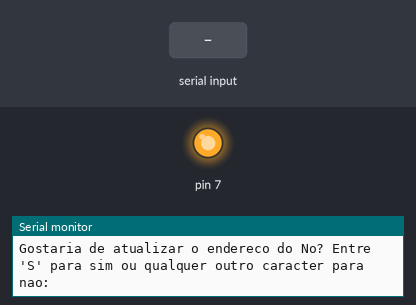
The sketch below on a simulated Arduino Uno, built with avr-gcc and run on an emulated ATmega328P. On the bench: output pins drawn as LEDs (lit = HIGH), the last lines printed to the serial monitor. The inputs (shaded band) are chosen by the test bench. EEPROM starts erased; no radio packets arrive unless stated; pins used as bus, display or sensor lines are not drawn.

Above: at 1.0 s.
1.1 s: "90,45,200\n" received over Serial
At 2.2 s:
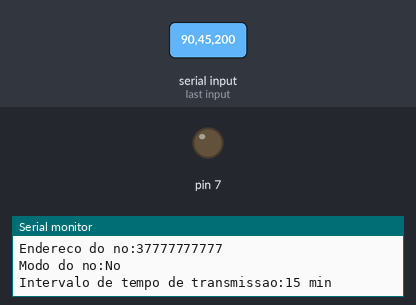
Timing chart, 0 to 4.1 s (numbered marks = the images above; inputs shaded):
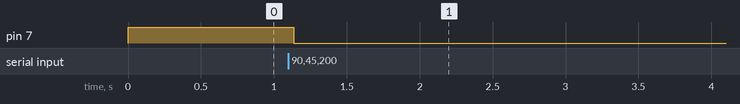

The sketch:

TCCn__DHTFinal.ino
```cpp
/*Este codigo funciona apenas para o sensor DHT11 com o sensor ligado na porta analogica A1 e esta configurado para transmitir suas leituras , para  utilizar com outros sensores será necessario alterar o codigo
 * e as funcionalidades do mesmo.
 * Codigo desenvolvido por Ivan Obeidi para o trabalho de conclusão de curso.
 */
#include <RF24Network.h>
#include <RF24.h>
#include <SPI.h>
#include <EEPROM.h>
#include <DHT.h> // inclui a biblioteca para trabalhar com sensores dht
#define DHTPIN A1 //<--- define o pino que esta  ligado o sensor
#define DHTTYPE DHT11 //<--- define qual DHT está ligado


DHT dht(DHTPIN, DHTTYPE); //<-- inicializa o objeto dht para comunicar com o sensor
RF24 radio(9,10); //Cria o objeto Radio para se comunicar e controlar o nRF24l01
RF24Network network(radio); // Cria o objeto da rede para usar o mesh

int endNo; //endereço do nó
const uint16_t rXNode= 00; // endereço do cordenador , sempre 00
bool timer = true; // Usado enquanto modo roreador para determinar o tempo do intervalo
byte Modo;        //variaveis para envio na rede
byte tipo;
byte sIntervalo;
float TempT;
float HumT;
unsigned long ultimoE;
unsigned long intervaloT;
unsigned long intervaloI;


//Estrutura usada para criar e determinar as informçaões a ser transmitidas
//pelo pacote.Lembrando que quanto mais informações mais chance de erro na recepção.
//kept simple.
struct payload_t
{
  int nNo; //<- armazena o numero do nó
  byte Interval; //<- armazena o info1o de trasnmissão
  byte mmodo;//<- armazena o modo de trabalho do nó
  byte Tipo;// <- Armazena o tipo do sensor
  float info1; //<- armazena  a informação 1 do nó
  float info2; // <- armazena a informação 2 do nó
  };

void setup() {
  tipo = 01;
  pinMode(8, INPUT_PULLUP);
  pinMode(7,OUTPUT);
  ConfigurarNo();
  SPI.begin();//Inicia comunicação SPI
  radio.begin(); //inicia a comunicação de radio com o modulo
  dht.begin(); //inicializa a biblioteca do DHT
  network.begin(90,endNo);

}

void loop() {

  //Verifica a rede regularmente
   network.update();
   timer = transmitir();
      //esta na hora de transmitir?
  if(timer)
  {
    payload_t payload ={endNo,sIntervalo,Modo,tipo,LerTemp(),LerUm()}; //faz o pacote a ser transmitido
    RF24NetworkHeader header(rXNode); // monta o cabeçalho de rede
    if(network.write(header,&payload,sizeof(payload)))
    {
      digitalWrite(7,LOW);
     }
    else{
      PIND |= (1<<PIND7);
         }
    }

}

float LerTemp()//faz leitura da temperatura
{
  TempT = dht.readTemperature();
  return TempT ;
}
float LerUm() //<--- Faz leitura da umidade
{
  HumT =  dht.readHumidity();
  return HumT ;
 }

bool transmitir() //<----- Verifica se é tempo de transmitir
{
  intervaloI = millis();
  if( intervaloI - ultimoE >= intervaloT)
  {
    ultimoE = intervaloI;
    return true;
    }else
    {
      return false;
    }
}

//Função de configuração do nó de rede , nele será configurado o endereço e e o intervalo
//e o intervalo de transmissão , como o tipo do nó.
void ConfigurarNo()
{
  pinMode(8, INPUT_PULLUP);
  int valor;//variavel apra armazenar o endereço do nó(octal)
  byte cEnd = 128; //verifica se é a primeira vez que é executada a configuração
  byte tInterval;// determina o tempo de transmissão
  byte cmodo; // seta se eh router ou no
  String entra = F("Entre 'S' para sim ou qualquer outro caracter para nao: "); //Macro F() diz para o compilador guardar a string na memoria flash e nao na Sram
  String invalido = F("Entrada invalida,valor definido para: ");
  String gostaria = F("Gostaria de atualizar o ");

  //Testa se é a primeira vez que a configuração esta sendo executada  Se sim realiza a configuração
  //capturando as informações  que estão no eeprom e mostra no monitor serial.
  //Importante ressaltar que  para entra no modo configuração o botão tem que estar apertado ao ligar
  //o no´(router)

   Serial.begin(57600); //inicilaiza o monitor serial.
  if(EEPROM.get(0,cEnd) != 128 || !digitalRead(8) )
  {
    digitalWrite(7,HIGH);
    //Serial.begin(57600);
    Serial.println(F("Configuracoes gravadas no EEPROM"));
    Serial.print("Endereco do no  :  ");
    Serial.println(EEPROM.get(1,valor),OCT);
    Serial.print("Intervalo de Transmissao : ");
    Serial.println(pegaIntervalo());
    Serial.print("Modo: ");
    Serial.println(pegaModo());
    //Dá as opções de configurações ao usuario
    Serial.print(gostaria);
    Serial.print("endereco do No? ");
    Serial.println(entra);
    if(pegaResposta())
    {
      Serial.println(F("entre o endereco para ser armazenado na EEPROM"));
      while(!Serial.available()){}
      valor = Serial.parseInt();
      if(valor >=0){EEPROM.put(1,valor);}
      else{
        Serial.print(invalido);
        Serial.println("01");
        valor = 01;
        EEPROM.put(1,valor);
      }
     }
    Serial.print(gostaria);
    Serial.print("intervalo de trasmissao ");
    Serial.println(entra);
    if(pegaResposta())
    {
      Serial.println(F("Entre: 0 para 2 seg, 1 para 1 min , 2 para 10 min e 3 para 15 min"));
      while(!Serial.available()){}
      sIntervalo = Serial.parseInt();
      if(sIntervalo >=0 || sIntervalo <4)
      {
       EEPROM.put(7,sIntervalo);
      }
      else
      {
        Serial.print(invalido);
        Serial.println("3");
        sIntervalo = 3;
        EEPROM.put(7,sIntervalo);
       }
       }
      Serial.print(gostaria);
      Serial.println(F(" o modo? "));
      Serial.println(entra);
      if(pegaResposta()){
        Serial.println(F("Entre O para modo No ou 1 para modo Router"));
        while(!Serial.available()){}
        cmodo = Serial.parseInt();
          if(cmodo ==0 || cmodo == 1)
            {
              EEPROM.put(3,cmodo);
           }
           else{
                Serial.print(invalido);
                Serial.println("0");
                cmodo =0;
                EEPROM.put(3,cmodo);
           }
      }
  }
  CapturaValoresEEPROM();//caso a  encontre o  valor 128 no campo 0 da EEPROM realiza a busca e grava
  //nas variaveis globais
  Serial.print("Endereco do no:");
  Serial.println(endNo,OCT);
  Serial.print("Modo do no:");
  Serial.println(pegaModo());
  Serial.print("Intervalo de tempo de transmissao:");
  Serial.println(pegaIntervalo());
  cEnd = 128; // Coloca o valor "128" no EEPROM para mostrar que a configuração foi feita ao menos uma vez
  EEPROM.put(0,cEnd);
  digitalWrite(7,LOW); //desliga o led de configuração
  Serial.end();//finaliza a comunicação serial, talvez reative em testes

}
void CapturaValoresEEPROM() {
  EEPROM.get(1,endNo);
  EEPROM.get(3,Modo);
  EEPROM.get(7,sIntervalo);
 }
String pegaIntervalo() {
  byte i;
  String m = " min";
  EEPROM.get(7,i);
  if(i==0) {
    intervaloT = 2000;
    return "2 seg";
  }
  else if (i==1) {
    intervaloT = 60000;
    return ("1"+m);
  }
  else if (i==2) {
    intervaloT = 600000;
    return ("10"+m);
  }
  else {
     EEPROM.put(7,i);
     intervaloT = 900000;
    return ("15"+m);
  }
}
String pegaModo() {
  byte m;
  EEPROM.get(3,m);
  if(m==1) {
    return "Router";
  }
  else {
    m = 0;
    EEPROM.put(3,m);
    return "No";
  }
}
bool pegaResposta() {
   while (!Serial.available()) { }
   if(Serial.read() == 'S' || Serial.read() == 's') return true;
   else return false;
}
```

Measured:
- after the input at 1.1 s, pin 7: HIGH → LOW at once
